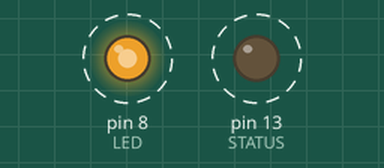
Recording of a sketch running on a simulated Arduino Uno, built with avr-gcc and run on an emulated ATmega328P. Parts: output pins drawn as LEDs (lit = HIGH). Dashed ring = blinking. What the sketch prints to the serial monitor is not drawn.

Above: at 0.05 s.
Timing chart, 0 to 3.0 s (numbered marks = the images above):
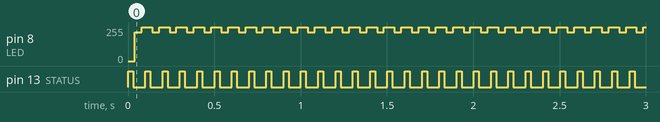

Measured:
- by itself, pin 8 (LED): alternates 255/255 for 0.06 s and 215/255 for 0.04 s
- by itself, pin 13 (STATUS): alternates HIGH for 0.03 s and LOW for 0.07 s

The sketch:

Arduino_for_107g.ino
```cpp
// Connect anode (+) of IR LED to 5V and connect
// cathode (-) to pin 8 using a 100 ohm resistor

#define LED 8
#define STATUS 13
char val; // Data received from the serial port
int yaw;
int pitch;
int throttle;

bool loopOK;

void setup()
{
  pinMode(STATUS,OUTPUT);
  digitalWrite(STATUS,LOW);
  pinMode(LED,OUTPUT);
  digitalWrite(LED,HIGH); // turns off LED / LOW turns on
  Serial.begin(57600);
  loopOK = true;
}

byte sendPacket(byte yaw,byte pitch,byte throttle,byte trim)
{
  static byte markL,countP,countR,one,zero;
  static bool data;
  static const byte maskB[] = {
    1,2,4,8,16,32,64,128        };
  static byte dataP[4];

  digitalWrite(STATUS,HIGH);
  dataP[0] = yaw;
  dataP[1] = pitch;
  dataP[2] = throttle;
  dataP[3] = trim;
  markL = 77;
  countP = 4;
  countR = 8;
  one = 0;
  zero = 0;
  data = true;
  while(markL--)
  {
    digitalWrite(LED,LOW);
    delayMicroseconds(10);
    digitalWrite(LED,HIGH);
    delayMicroseconds(10);
  }
  delayMicroseconds(1998);
  markL = 12;
  while(data)
  {
    while(markL--)
    {
      digitalWrite(LED,LOW);
      delayMicroseconds(10);
      digitalWrite(LED,HIGH);
      delayMicroseconds(10);
    }
    markL = 12;
    if(dataP[4-countP] & maskB[--countR])
    {
      one++;
      delayMicroseconds(688);
    }
    else
    {
      zero++;
      delayMicroseconds(288);
    }
    if(!countR)
    {
      countR = 8;
      countP--;
    }
    if(!countP)
    {
      data = false;
    }
  }

  while(markL--)
  {
    digitalWrite(LED,LOW);
    delayMicroseconds(10);
    digitalWrite(LED,HIGH);
    delayMicroseconds(10);
  }
  digitalWrite(STATUS,LOW);
  return((.1-.014296-one*.000688-zero*.000288)*1000); // in ms.
}

void loop()
{
  throttle = 0; //make sure the heli doesn't take off without you!
pitch =63;
  val = Serial.read(); // read it and store it in val
  while (Serial.available() > 0){
    val = Serial.read();
     if (val >= 86){
      yaw = map(val, 86, 170, 0,400);
    }
    else if (val >= 0 )
      throttle = map(val, 0, 85, 1,126);
      else if (val <=255 ) {
      pitch = map(val, 171, 255, 0,252);
    }
  }
  Serial.print(pitch);
  delay(sendPacket(yaw, pitch, throttle ,63));
}
```
